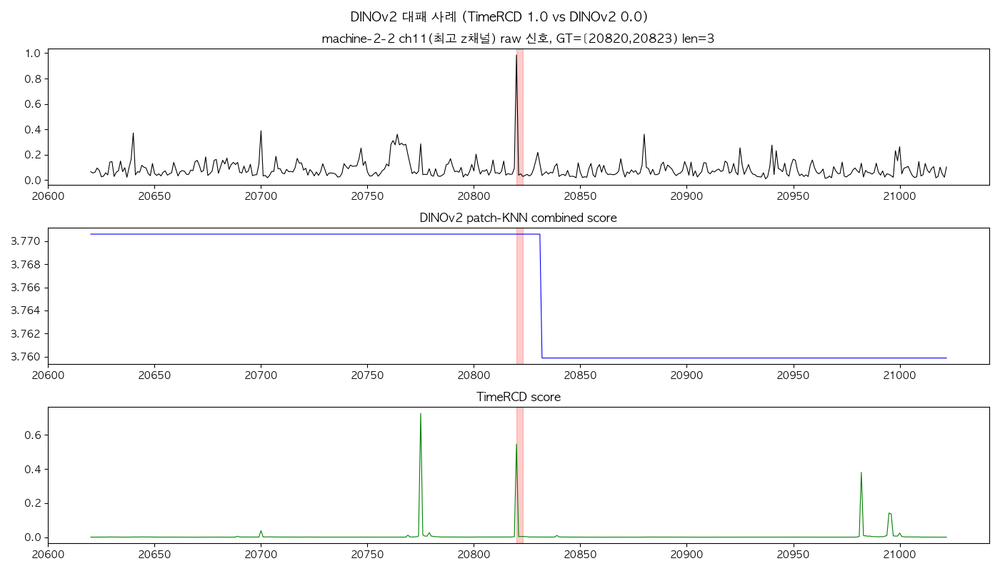
#> input picture VLM4TS/experiments/24주차_원인분석/diag_machine-2-2_20820.png, 1000 x 571 px, shrunk from 1400 x 800 before the run
$ python build_weekly_report.py
#> lines starting #> are read from the running program, lines starting #| are printed output that depends on the picture
"""
이번 주 진행상황 보고서 PDF 생성.
구성: Problem 정의 -> 기존 SOTA 처리방식 -> Stage1 Method -> 결과 -> 원인분석 -> 개선방향
말투: ~함, 좋음, 같음 체.
"""
import textwrap
from pathlib import Path

import matplotlib
matplotlib.use("Agg")
matplotlib.rcParams["font.family"] = "AppleGothic"
matplotlib.rcParams["axes.unicode_minus"] = False
import matplotlib.pyplot as plt
from matplotlib.backends.backend_pdf import PdfPages
from PIL import Image

OUT_DIR = Path(__file__).resolve().parent
OUT_PDF = OUT_DIR / "이번주_진행상황_Stage1.pdf"
PAGE_SIZE = (11.69, 8.27)  # A4 가로


def _wrap(line, width=100):
    if not line:
        return line
    return "\n".join(textwrap.fill(sub, width=width) if sub else "" for sub in line.split("\n"))


def _text_page(pdf, title, lines, fontsize=12):
    fig, ax = plt.subplots(figsize=PAGE_SIZE)
    ax.axis("off")
    ax.text(0.02, 0.97, title, fontsize=19, fontweight="bold", va="top", transform=ax.transAxes)
    y = 0.89
    for line in lines:
        wrapped = _wrap(line)
        weight = "bold" if line.startswith("#") else "normal"
        display = wrapped.lstrip("#").lstrip() if line.startswith("#") else wrapped
        ax.text(0.03, y, display, fontsize=fontsize, va="top", fontweight=weight, transform=ax.transAxes)
        y -= 0.026 * (1 + display.count("\n")) + 0.008
    pdf.savefig(fig)
    plt.close(fig)


def _table_page(pdf, title, headers, rows, note=""):
    fig, ax = plt.subplots(figsize=PAGE_SIZE)
    ax.axis("off")
    ax.text(0.02, 0.96, title, fontsize=19, fontweight="bold", va="top", transform=ax.transAxes)
    tbl = ax.table(cellText=rows, colLabels=headers, loc="center", cellLoc="center")
    tbl.auto_set_font_size(False)
    tbl.set_fontsize(11)
    tbl.scale(1, 2.0)
    if note:
        ax.text(0.02, 0.06, note, fontsize=10, va="top", transform=ax.transAxes, color="#444444")
    pdf.savefig(fig)
    plt.close(fig)


def _image_page(pdf, title, img_paths, captions):
    fig, axes = plt.subplots(len(img_paths), 1, figsize=PAGE_SIZE)
    if len(img_paths) == 1:
        axes = [axes]
    fig.suptitle(title, fontsize=16, fontweight="bold")
    for ax, path, cap in zip(axes, img_paths, captions):
        img = Image.open(OUT_DIR / path)
        ax.imshow(img)
        ax.axis("off")
        ax.set_title(cap, fontsize=10)
    fig.tight_layout(rect=[0, 0, 1, 0.94])
    pdf.savefig(fig)
    plt.close(fig)


def main():
    with PdfPages(OUT_PDF) as pdf:
        # 0. 표지 / 요약
        _text_page(pdf, "이번 주 진행상황 - Stage1 이상구간 탐지", [
            "# (1) 이번 주 진행상황 요약",
            "",
            "기존 모델은 이상 채널(anomalous channel)을 직접 찾는 방식이었음.",
            "이번엔 Stage1/Stage2로 역할을 나눠서 접근함.",
            "  - Stage1: 시계열에서 이상이 발생한 위치/구간(anomalous segment)을 탐지",
            "  - Stage2: Stage1이 찾은 구간을 바탕으로 어떤 채널에서 이상이 발생했는지 판별",
            "",
            "Stage1의 구간이 정확해야 Stage2의 채널판별도 의미가 있음. 그래서 이번 주는",
            "Stage1의 이상구간 탐지 성능 확인에 집중함.",
            "",
            "비교를 위해 대표적인 다변량 이상탐지 SOTA 2개를 같이 정리함.",
        ])

        # 1. SOTA 소개
        _text_page(pdf, "기존 SOTA의 이상 위치 / 이상 채널 처리 방식", [
            "# TimeRCD (ICML 2026, zero-shot 파운데이션 모델)",
            "이상 위치: 사전학습된 self-attention 기반 모델. test 시계열 자체를 문맥(context)으로 삼아",
            "각 시점이 주변 문맥과 얼마나 다른지(relative context discrepancy)를 점수화함. train 데이터",
            "없이 test만으로 동작(순수 zero-shot, entity별 학습 불필요).",
            "이상 채널: 모델 내부적으로 채널별 로짓이 존재하나, 공개 API에서 채널 축을 평균내어 하나의",
            "결합 점수만 반환함. 즉 채널판별 기능은 사실상 없음.",
            "",
            "# OmniAnomaly (KDD 2019, SMD 벤치마크 원 논문)",
            "이상 위치: VAE+RNN으로 정상 패턴을 재구성(reconstruction)하고, 재구성확률이 낮은 시점을",
            "이상으로 판단함. entity별 train 데이터로 학습 필요.",
            "이상 채널: 채널별 재구성오차를 순위화(ranking)해서 HitRate@k, NDCG@k로 평가함. SMD의",
            "interpretation_label(채널 GT)도 이 논문에서 처음 만듦. 채널판별을 부산물로 취급.",
            "",
            "# 정리",
            "두 SOTA 모두 '위치탐지'가 메인이고 '채널판별'은 부가기능이거나 아예 없음. 이번 주 Stage1",
            "실험도 같은 위치탐지 과제를 놓고 비교함.",
        ])

        # 2. Stage1 방법들 (2페이지로 분리)
        _text_page(pdf, "(2) Stage1 방법 - ① 설명 / ② 사용 이유  [1/2: DINOv2 계열]", [
            "# 1. DINOv2 patch-KNN (기존 방법)  [DINOv2 사용 -- 원본 신호를 이미지로]",
            "① 224틱(비중첩) 윈도우를 라인플롯 이미지로 그려 DINOv2에 입력, patch 임베딩을 train",
            "윈도우들과 KNN 거리로 비교함. 38채널 점수 중 최댓값을 위치점수로 사용함.",
            "② 이미지 기반 비전 모델이 시계열의 형태(shape) 이상을 잘 잡을 것으로 기대해서 시도함.",
            "6개월간 구축한 핵심 백본이라 baseline으로 우선 확인함.",
            "",
            "# 1-1. DINOv2 자체 변형 (같은 백본, 스코어링 방식만 다르게 시도)  [전부 DINOv2 사용]",
            "- self-referential testbank: train 없이 test 윈도우끼리만 서로 비교(GT/train 둘 다 불필요)",
            "- patch-level 세분화: 윈도우 전체 합산 대신 16개 시간열(patch column) 단위로 세밀하게 채점",
            "- 지속성 필터/최소지속길이 필터: 짧은 오탐을 후처리로 제거해서 정밀도 개선 시도",
            "- 이 변형들은 baseline 대비 개선이 없거나(자체 참조, patch-level), held-out 검증에서",
            "  일반화에 실패함(지속성 필터) -> 자세한 수치는 결과표(3-1) 참고.",
            "",
            "# 5. 탈주기 잔차 + DINOv2(mid-layer L8+L11)  [DINOv2 사용 -- 탈주기 처리된 신호를 이미지로]",
            "① 다음 페이지 3번에서 만든 탈주기 잔차 신호를 원본 대신 이미지로 그려서 DINOv2에",
            "입력하되, 마지막 레이어 대신 8/11번째 레이어의 patch 임베딩 합을 사용해 KNN 점수를",
            "계산함. 즉 '탈주기'는 DINOv2에 넣기 전 입력 신호를 바꾸는 전처리 역할만 하고, 점수",
            "계산 자체는 DINOv2가 함.",
            "② 탈주기+통계(다음 페이지 2,3,4번)만으로는 여전히 놓치는 사례(entity 내 이상 세기",
            "편차)가 있어서, DINOv2의 형태 인식 능력을 탈주기 처리된 신호에 적용해 보완 가능한지",
            "확인함.",
        ], fontsize=11)

        _text_page(pdf, "(2) Stage1 방법 - ① 설명 / ② 사용 이유  [2/2: 순수 통계 계열]", [
            "# 2. z-score (통계 baseline)  [DINOv2 사용 안 함 -- 순수 통계]",
            "① 채널별 train 평균/표준편차 대비 test 값의 절대 z-score를 계산. 38채널 중 최댓값을",
            "위치점수로 사용함. 이미지 렌더링도, DINOv2도 전혀 안 쓰고 원본 숫자만으로 계산함.",
            "② DINOv2가 창(window) 단위로 뭉뚱그려서 짧은 스파이크형 이상을 놓치는 문제를 발견해서,",
            "틱 단위로 정밀하게 반응하는 baseline이 필요해서 시도함.",
            "",
            "# 3. 탈주기 잔차 (Phase-deseasonalization)  [DINOv2 사용 안 함 -- 순수 통계]",
            "① 채널별로 FFT로 주기를 추정하고, 주기 내 위상(phase)별 train 평균 프로파일을 test에서",
            "빼서 잔차를 만듦. 이 잔차의 이동표준편차를 그대로 채널 점수로 씀(이미지나 모델 안 거침).",
            "38채널 최댓값을 위치점수로 사용함. z-score와 마찬가지로 DINOv2를 전혀 안 씀.",
            "② 특정 채널이 원래 습관적으로 주기적 스파이크를 내는 경우, 그 스파이크가 항상 최댓값으로",
            "뽑혀 진짜 이상을 가리는 문제를 발견함. 습관적 패턴을 제거하고 남은 잔차만 보기 위해 시도함.",
            "",
            "# 4. z-score + 탈주기 앙상블  [DINOv2 사용 안 함 -- 위 2번+3번, 순수 통계 둘끼리 결합]",
            "① 위 2번(z-score)과 3번(탈주기 잔차) -- 둘 다 DINOv2 없이 만든 순수 통계 점수 -- 를",
            "각각 rank 정규화한 뒤 최댓값을 취해 하나로 결합함. DINOv2는 이 조합 어디에도 안 들어감.",
            "② 두 방법이 서로 다른 유형의 이상(전역적 크기 이상 vs 반복패턴 예외)을 잡아서, 단순 결합",
            "만으로도 상호보완 효과를 기대함.",
        ], fontsize=11)

        # 3. 결과
        _table_page(
            pdf, "(3) 결과 - Stage1 이상구간 탐지 성능 (SMD 28개 entity, point-wise F1)",
            ["방법", "DINOv2 사용?", "평균 F1", "비고"],
            [
                ["TimeRCD (SOTA)", "X (별도 모델)", "0.511", "zero-shot 파운데이션 모델"],
                ["DINOv2 patch-KNN", "O (원본 신호)", "0.376", "기존 방법, 최하위"],
                ["z-score", "X", "0.416", "순수 통계"],
                ["탈주기 잔차", "X", "0.527", "순수 통계, 단독 최고"],
                ["z-score + 탈주기 앙상블", "X", "0.535", "순수 통계 둘끼리 결합, 전체 최고"],
            ],
            note="탈주기+DINOv2(L8/L11)는 계산량 문제로 5개 entity만 확인함(다음 표 참고).",
        )
        _table_page(
            pdf, "(3-1) 결과 - DINOv2 자체 변형 실험들",
            ["방법", "DINOv2 사용?", "평균 F1", "확인 entity 수"],
            [
                ["DINOv2 patch-KNN (기본)", "O (원본 신호)", "0.376", "28개"],
                ["DINOv2 + 지속성필터(L=700)", "O (원본 신호)", "0.360", "5개 (held-out 검증 실패)"],
                ["DINOv2 self-ref testbank", "O (원본 신호)", "0.286", "1개 (baseline보다 악화)"],
                ["DINOv2 patch-level 세분화", "O (원본 신호)", "0.311", "1개 (baseline보다 악화)"],
            ],
            note="self-ref testbank/patch-level은 machine-1-1 1개 entity만 확인한 파일럿 수치임.\n"
                 "지속성필터(L=700)는 처음 6개 entity에선 F1=0.345까지 올랐으나, 진짜 held-out 5개로\n"
                 "재검증하니 0.360으로 오히려 baseline(0.399, 이 5개 기준)보다 낮아져 일반화 실패로 결론.",
        )
        _table_page(
            pdf, "(3-2) 결과 - 탈주기 + DINOv2(mid-layer) 추가 효과 (5개 entity 기준)",
            ["방법", "DINOv2 사용?", "평균 F1", "machine-3-2(주기채널 사례)"],
            [
                ["z-score + 탈주기", "X", "0.484", "0.149"],
                ["z-score + 탈주기 + DINOv2(L8/L11)", "O (탈주기 처리된 잔차를 입력)", "0.481", "0.310 (2배 이상 개선)"],
            ],
            note="전체 평균은 근소하게 하락하지만, 목표했던 사례(주기적 스파이크 채널)는 크게 개선됨\n"
                 "-> DINOv2가 특정 상황에는 유효하나, 단순 max 결합으로는 다른 entity에서의 손해가 더 큼.",
        )

        # 4. 원인분석 - DINOv2 실패
        _image_page(pdf, "(4) 원인분석 - DINOv2 실패 사례: 짧은 스파이크",
                    ["diag_machine-2-2_20820.png"],
                    ["machine-2-2 [20820,20823) 3틱 스파이크: TimeRCD recall=1.0 vs DINOv2 recall=0.0"])
#> in _image_page, img is the input picture: PIL image 1000x571 RGBA; mean R, G, B, A 248.2, 248.2, 248.3, 255
        _text_page(pdf, "DINOv2 실패 원인", [
            "# 어떤 상황에서 잘하지 못하는가",
            "raw 신호엔 뚜렷한 스파이크가 있는데(맨 위 그래프), DINOv2 점수는 완전히 평평함(계단식).",
            "224틱 창 하나를 통째로 집계하다 보니 3틱짜리 순간 스파이크가 창 전체 점수에 거의 영향을",
            "못 줌. 즉 짧고 순간적인(spike형) 이상에서 recall이 크게 떨어짐. false negative가 이런",
            "형태에서 반복적으로 발생함.",
        ])

        # 5. 원인분석 - DINOv2 성공
        _image_page(pdf, "(4) 원인분석 - DINOv2 성공 사례: 밀도형 패턴",
                    ["diag_machine-2-9_17914.png"],
                    ["machine-2-9 [17914,18096) 182틱: DINOv2 recall=0.97 vs TimeRCD recall=0.01"])
#> call 2 of _image_page, with title = '(4) 원인분석 - DINOv2 성공 사례: 밀도형 패턴'
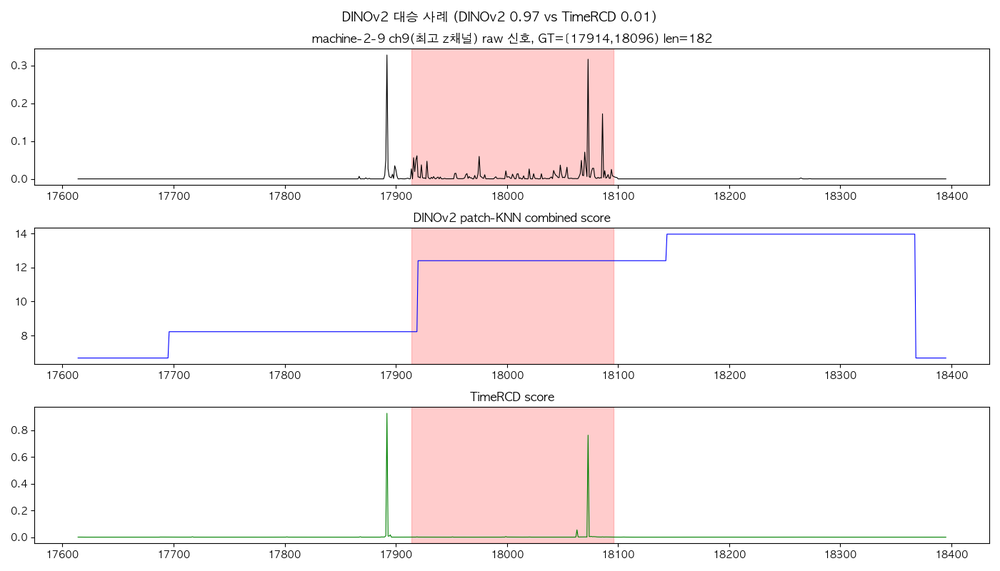
#> input picture VLM4TS/experiments/24주차_원인분석/diag_machine-2-9_17914.png, 1000 x 571 px, shrunk from 1400 x 800 before the run
#> in _image_page, img is the input picture: PIL image 1000x571 RGBA; mean R, G, B, A 248.7, 241.7, 241.9, 255
        _text_page(pdf, "DINOv2 성공 원인", [
            "# 어떤 상황에서는 잘하는가",
            "이 구간은 개별적으로는 크지 않은 자잘한 스파이크들이 구간 내내 이어지는 패턴임(밀도형).",
            "DINOv2는 창 전체를 누적해서 점수화하는 구조라 이런 '은은하게 계속되는 활동'을 잘 잡음.",
            "TimeRCD는 국소적/순간적 변화에만 반응하는 구조라 이런 패턴을 거의 못 잡음.",
            "-> DINOv2 feature는 순간적 크기보다 창 전체의 누적된 이질감(패턴 밀도 변화)을 잘 포착함.",
        ])

        # 6. 원인분석 - 최고성능 모델(탈주기)의 문제와 해결
        _image_page(pdf, "(4) 원인분석 - 탈주기(최고성능 모델의 핵심)가 왜 필요했는가: 습관적 스파이크 채널",
                    ["diag3_ch13_periodic.png"],
                    ["machine-3-2 ch13: GT 안팎으로 동일한 크기의 스파이크가 60틱마다 반복됨"])
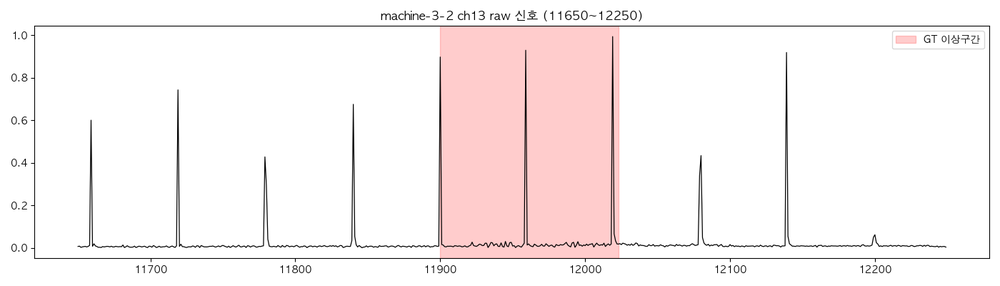
#> input picture VLM4TS/experiments/24주차_원인분석/diag3_ch13_periodic.png, 1000 x 286 px, shrunk from 1400 x 400 before the run
#> in _image_page, img is the input picture: PIL image 1000x286 RGBA; mean R, G, B, A 249, 241.8, 241.8, 255
        _text_page(pdf, "z-score/DINOv2 공통 실패 원인 (탈주기 적용 전)", [
            "# 어떤 상황에서 잘하지 못하는가",
            "ch13은 원래 60틱마다 습관적으로 크게 스파이크를 냄. 이상구간이든 아니든 똑같은 크기로",
            "튀기 때문에, '38채널 중 가장 튀는 채널'을 고르는 max 방식에서 ch13이 항상 뽑힘.",
            "그 결과 이상구간 밖에서는 false positive, 이상구간 안에서는 진짜 원인 채널(다른 채널의",
            "미세한 신호)이 ch13에 가려져서 false negative가 같이 발생함.",
        ])
        _image_page(pdf, "(4) 원인분석 - 탈주기 적용 후: 문제 해결",
                    ["diag5_phase_deseason_ch13.png"],
                    ["같은 ch13, 탈주기 처리 후 - 반복 스파이크는 사라지고 이상구간 근처만 값이 올라감"])
#> call 4 of _image_page, with title = '(4) 원인분석 - 탈주기 적용 후: 문제 해결'
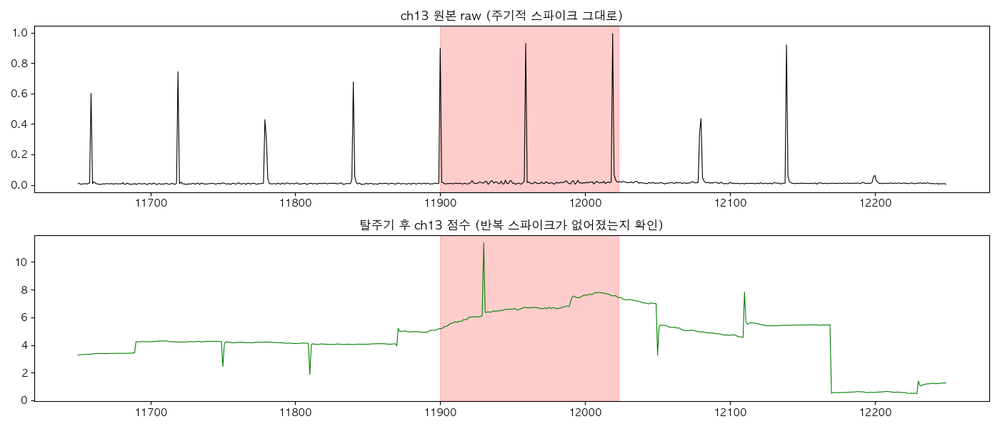
#> input picture VLM4TS/experiments/24주차_원인분석/diag5_phase_deseason_ch13.png, 1000 x 429 px, shrunk from 1400 x 600 before the run
#> in _image_page, img is the input picture: PIL image 1000x429 RGBA; mean R, G, B, A 249.2, 242.7, 242.3, 255
        _text_page(pdf, "탈주기 적용 후 개선", [
            "# 어떤 부분이 개선되는가",
            "위상별 평균 프로파일(습관적 패턴)을 빼고 나니, 반복 스파이크는 잔차에서 거의 사라짐",
            "(원본 그래프의 뾰족한 스파이크가 탈주기 후 그래프에선 안 보임).",
            "대신 그 밑에 가려져 있던 신호 - 이상구간 전후로 잔차가 평소보다 흔들리는 구간 - 이 드러남.",
            "이 방법을 z-score와 결합한 것이 이번 주 전체 최고 성능(F1=0.535)을 기록함.",
        ])

        # 7. 개선방향
        _text_page(pdf, "개선 방향", [
            "# 확인된 한계",
            "1. z-score/탈주기 앙상블은 entity 안에 여러 이상이 섞여 있을 때(세기가 다른 이상들),",
            "   entity 전체에 하나의 임계값만 쓰다 보니 약한 이상을 놓치는 경우가 있음.",
            "2. 이 경우 DINOv2(특히 mid-layer 임베딩)가 여전히 유효한 신호를 갖고 있음을 확인함",
            "   (특정 entity에서 F1이 0.149 -> 0.310으로 2배 이상 개선).",
            "3. 다만 단순 max 결합으로는 DINOv2의 노이즈가 다른 entity에서의 이득을 상쇄해버림.",
            "",
            "# 다음 개선 방향",
            "- 단순 max 앙상블 대신, 상황에 따라 방법별 가중치를 다르게 주는 결합 방식 검토",
            "  (예: entity/구간별로 어떤 방법이 신뢰할만한지 판단하는 선택적 결합).",
            "- entity 내 이상 세기 편차 문제를 해결할 수 있는 적응적(entity-adaptive) 임계값 검토.",
            "- Stage1 성능이 어느 정도 안정화되면, 이 결과를 Stage2(채널판별) 입력으로 연결.",
        ])

    print(f"Saved: {OUT_PDF}")


if __name__ == "__main__":
    main()
